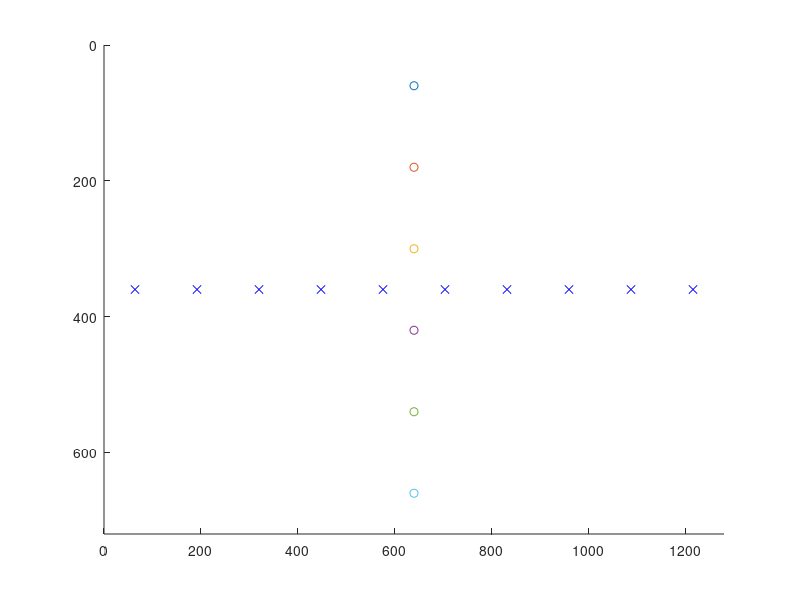

Reproduce this figure in MATLAB.
function [output]=coarseRetinopathy_HW_looper
%HW
%8.5.18
%modified coarse retinopathy so can divide up the screen into as many bars
%as you want and have an uneven number of x and y bars

%%MUST modified drawstimulus code so taht it only searces of ";" as the end
%%of formulas to work (before was not properly chunking the strings of
%%formulas beacuse you could also you ',' as an end of formula.


%Formulas for looper to divide up screen into 10x5 (or x by y bars instead
%of same number for all sides_
%%

xW =1280; 
yW = 720; 

yN=6;
xN=10;

An=0:(yN+xN-1); %0:14; %a<=4 are the horizontal bars, a>4 are the  vertical bars
figure(3); clf; 
h1 = axes;
hold on;
for i=1:numel(An) 
a=An(i);

v=min(max(a-(yN-1),0),1); %v=0 if a <=4, v=1 if a>4
w=max(min((yN)-a,1),0); %w=1 if a <=4, w=0 if a>4
 

x_pos=v*((a-yN)*xW/xN + xW/(xN*2)) + w*xW/2;

y_pos = v*yW/2 + w*(a*yW/yN+ yW/(yN*2));

xP=v*(xW/xN)+w*xW; %0.6 scaling bc 40in monitor/2PTS stimulus code converts xpixels to degrees weird when stimulus is big?
yP=v*yW+ w*(yW/yN);

output(i,:)=[x_pos y_pos xP yP v w];
if v==1;
    plot(x_pos,y_pos,'bx');
else
    plot(x_pos,y_pos,'o');
end

end
xlim([0 xW]);
ylim([0 yW]);
set(h1, 'Ydir', 'reverse')

% %%
% %

% screenXcm = 59.69;
% screenYcm = 33.65;
% screenDist = 16;
% pcmX = xW/screenXcm; 
% pcmY = yW/screenYcm;  
% % 
% x_size = 2*180/pi*atan(xP/(2*screenDist*pcmX))
% y_size = 2*180/pi*atan(yP/(2*screenDist*pcmY))
% 



end